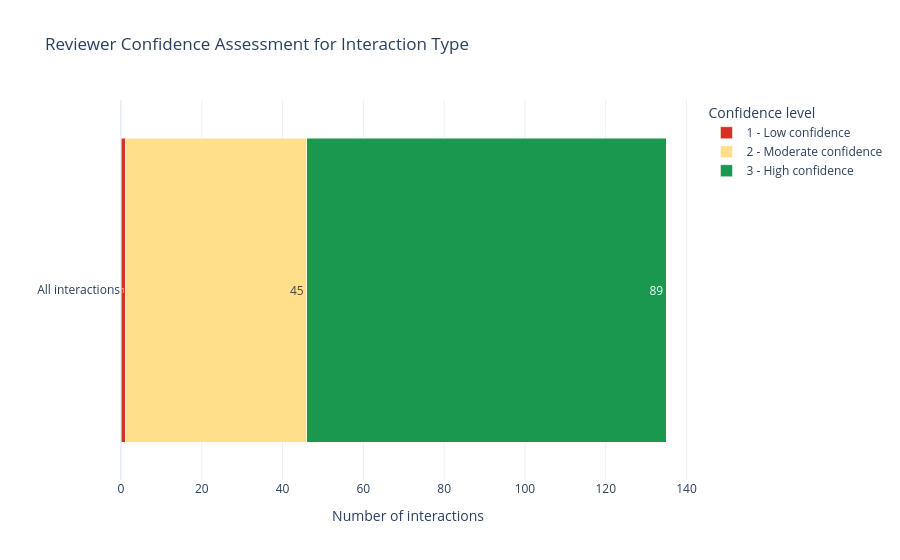

Notebook source saved alongside this figure:
### Code cell
# stacked horizontal bar
fig = px.bar(
    plot_df,
    y="Group",
    x="Count",
    color="Confidence Level",
    text="Count",
    orientation="h",
    category_orders={
        "Confidence Level": [
            "1 - Low confidence",
            "2 - Moderate confidence",
            "3 - High confidence",
        ]
    },
    title="Reviewer Confidence Assessment for Interaction Type"
)

fig.update_traces(textposition='inside')
fig.update_layout(
    xaxis_title='Number of interactions',
    yaxis_title='',
    legend_title='Confidence level',
    barmode='stack',
    template='plotly_white'
)

color_map = {
    "1 - Low confidence": "#d73027",
    "2 - Moderate confidence": "#fee08b",
    "3 - High confidence": "#1a9850"
}

fig.for_each_trace(lambda t: t.update(marker_color=color_map.get(t.name, t.marker.color)))

# hover info showing percentage
fig.update_traces(
    hovertemplate=(
        'Confidence: %{customdata[0]}<br>'
        'Count: %{x}<br>'
        'Percent: %{customdata[1]}%'
    ),
    customdata=plot_df[['Confidence Level', 'Percent']]
)

fig.show()

fig.write_image(
    "interaction_confidence_stacked_bar-d1.png",
    scale=3,
    width=800,
    height=300
)

### Figure 1 — Plotly figure (JSON) as saved in the notebook; plotly's stock layout.template omitted (floating-point values rounded to 4 significant figures)
{"data": [{"customdata": [["3 - High confidence", 65.9], ["2 - Moderate confidence", 33.3], ["1 - Low confidence", 0.7]], "hovertemplate": "Confidence: %{customdata[0]}<br>Count: %{x}<br>Percent: %{customdata[1]}%", "legendgroup": "1 - Low confidence", "marker": {"color": "#d73027", "pattern": {"shape": ""}}, "name": "1 - Low confidence", "orientation": "h", "showlegend": true, "text": [1.0], "textposition": "inside", "type": "bar", "x": [1], "xaxis": "x", "y": ["All interactions"], "yaxis": "y"}, {"customdata": [["3 - High confidence", 65.9], ["2 - Moderate confidence", 33.3], ["1 - Low confidence", 0.7]], "hovertemplate": "Confidence: %{customdata[0]}<br>Count: %{x}<br>Percent: %{customdata[1]}%", "legendgroup": "2 - Moderate confidence", "marker": {"color": "#fee08b", "pattern": {"shape": ""}}, "name": "2 - Moderate confidence", "orientation": "h", "showlegend": true, "text": [45.0], "textposition": "inside", "type": "bar", "x": [45], "xaxis": "x", "y": ["All interactions"], "yaxis": "y"}, {"customdata": [["3 - High confidence", 65.9], ["2 - Moderate confidence", 33.3], ["1 - Low confidence", 0.7]], "hovertemplate": "Confidence: %{customdata[0]}<br>Count: %{x}<br>Percent: %{customdata[1]}%", "legendgroup": "3 - High confidence", "marker": {"color": "#1a9850", "pattern": {"shape": ""}}, "name": "3 - High confidence", "orientation": "h", "showlegend": true, "text": [89.0], "textposition": "inside", "type": "bar", "x": [89], "xaxis": "x", "y": ["All interactions"], "yaxis": "y"}], "layout": {"barmode": "stack", "legend": {"title": {"text": "Confidence level"}, "tracegroupgap": 0}, "title": {"text": "Reviewer Confidence Assessment for Interaction Type"}, "xaxis": {"anchor": "y", "domain": [0, 1], "title": {"text": "Number of interactions"}}, "yaxis": {"anchor": "x", "domain": [0, 1], "title": {"text": ""}}}}
